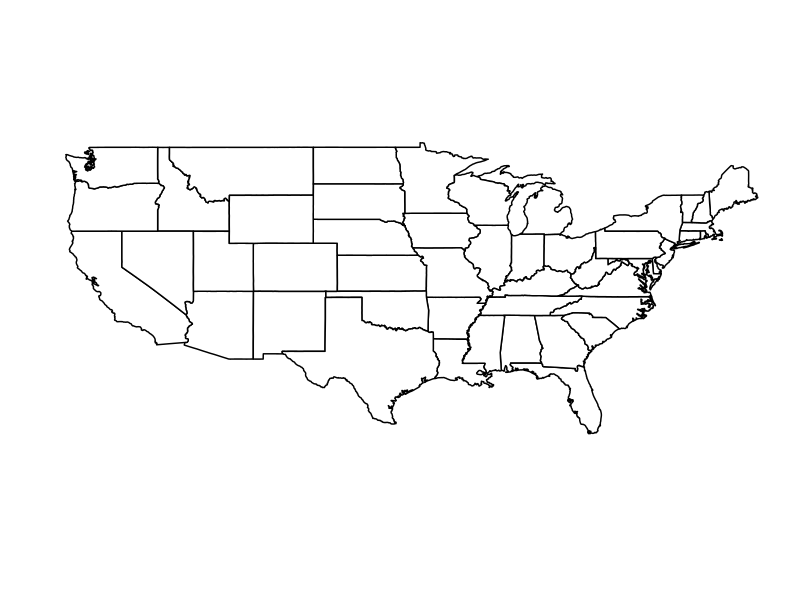
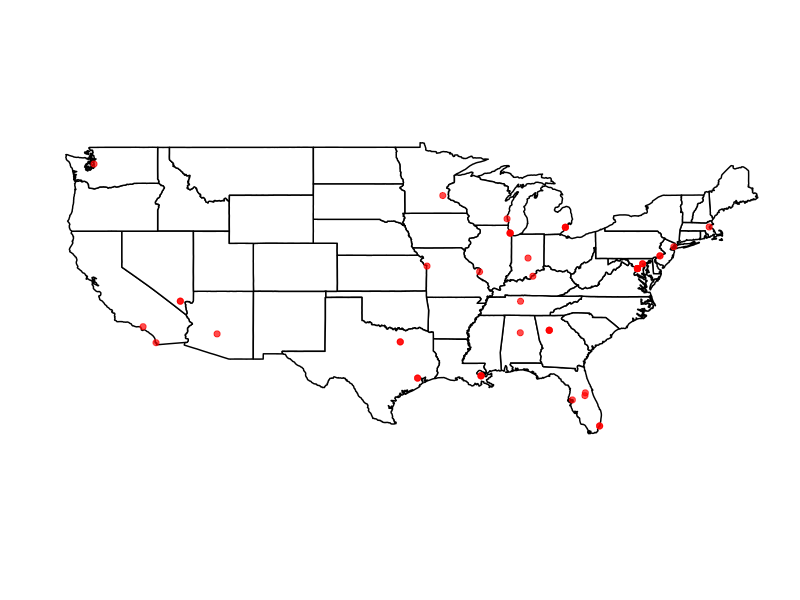

The R script that drew these images, in order:
#packages
library(maps)
library(ggplot2)
library(tidyverse)

#data 
NABJ <- read_csv("data/NABJConRaw.csv")
#making world map
usa_map <- map_data("state")

#Base map
basemap <- ggplot() + coord_fixed() +
  xlab("") + ylab("") + geom_polygon(data=usa_map, aes(x=long, y=lat, group = group), 
                                     colour="black", fill = "white") +
  theme_minimal() + 
  theme(panel.grid.major = element_blank(), panel.grid.minor = element_blank(),
        panel.background = element_rect(fill = 'white',
                                        colour = 'white'), 
        axis.text.x=element_blank(),
        axis.text.y=element_blank())

#plot my points YUM 
locations_map <- 
  basemap +
  geom_point(data=NABJ, 
             aes(x=longitude, y=latitude), color = 
               "Red" ,  pch=20, size=2.8, alpha=(0.7))